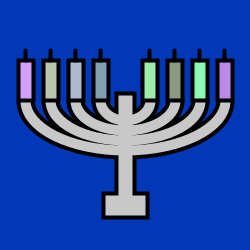
Frame 1 (no input)
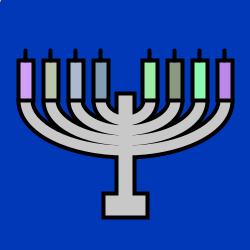
Frame 60 (the mouse pressed at the canvas centre just before this capture)
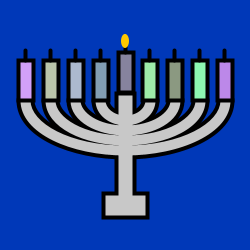
Frame 120 (the mouse held since frame 60 and released just before this capture)

The Processing sketch that drew these frames (run headless with seeded random() and noise(); from frame 60 on, the mouse is pressed at the canvas centre):

// Processing sketch: processing_6507
// ── processing_6507.pde


Candle[] candles = new Candle[9];
Shamash s;
void setup(){
  size(250,250); 
  frameRate(20);

makeCandles();

}

void makeCandles(){
    
   for(int i = 0; i < 4; i++){
    candles[i] = new Candle(18+(i*25),60);
    candles[i+4] = new Candle(142+(i*25),60);

  } 
  candles[8] = null;
  s =  new Shamash();
}

void keyPressed(){
   if(key == ' '){
      makeCandles();
   } 
}

void draw(){
  background(0,56,184);
  noFill();

  strokeWeight(18);
  stroke(0);
  drawMenorah();
  strokeWeight(10);
  stroke(200);
  drawMenorah();

  


  for(int i = 0; i < candles.length; i++){
    if(candles[i] != null){
      candles[i].draw();
    } 
  }

  
  if(s != null){
    s.move();
    s.draw();
   
  }
}

void mousePressed(){
   if(s == null){
      s = new Shamash(candles[8]);
      candles[8] = null;
   } else {
     candles[8] = new Candle(s);
     s = null;
   }
}


void drawMenorah(){
  rect(123,100,4,100);
  rect(110,200,30,10);

  arc(125, 100, 200,100, PI/2, PI);
  arc(125, 100, 150,80, PI/2, PI);
  arc(125, 100, 100,60, PI/2, PI);
  arc(125, 100, 50,40, PI/2, PI);

  arc(125, 100, 200,100, 0, PI/2);
  arc(125, 100, 150,80,  0, PI/2);
  arc(125, 100, 100,60,  0, PI/2);
  arc(125, 100, 50,40,  0, PI/2);


}

class Shamash{
  color c = color(random(128,255),random(128,255),random(128,255));
  float x = 10;
  float y = 20;
  
  Shamash(){
    
  }
  Shamash(Candle c){
    this.c = c.c;
  }
  
  void move(){
  x = mouseX -5;
    y = mouseY - 10;
    

      
      for(int i = 0; i < 8; i++){
         Candle c = candles[i];
         
           if(isNear(c)){
              c.lit = true; 
           }
      }
      

  }
  
 boolean  isNear(Candle c) {
   if(c == null) return false;
   return (   abs((c.x +4)- x) < 5 && abs(c.y -23- y) < 10);   
 }
  
  void draw(){
    pushMatrix();
    translate(x,y);
    pushMatrix();
    
    rotate(3*PI/4);
          strokeWeight(4);
    stroke(0);
    fill(c);

    rect(0,0,15,40);
    line(7,0,7,-10);

    popMatrix();

      noStroke();
    fill(255,200,0);
    float s = random(10,20);
  ellipse(3,5,8,s);
    
    popMatrix();
  }

}

class Candle{
  float x,y;
  color c;
  boolean lit = false;

  Candle(Shamash s){
    this.c = s.c;
    this.x = 118;
    this.y = 52;
    lit = true;
  }

  Candle(float x,float y){
    this.x = x;
    this.y = y;
    this.c = color(random(128,255),random(128,255),random(128,255));
  } 

  void draw(){
    strokeWeight(4);
    stroke(0);
    fill(c);

    rect(x,y,15,40);
    line(x+7,y,x+7,y-10);
    if(lit) {
      noStroke();
    fill(255,200,0);
    float s = random(10,20);

   ellipse(x+7,y-s/2-4,8,s);
    }
  }


}
